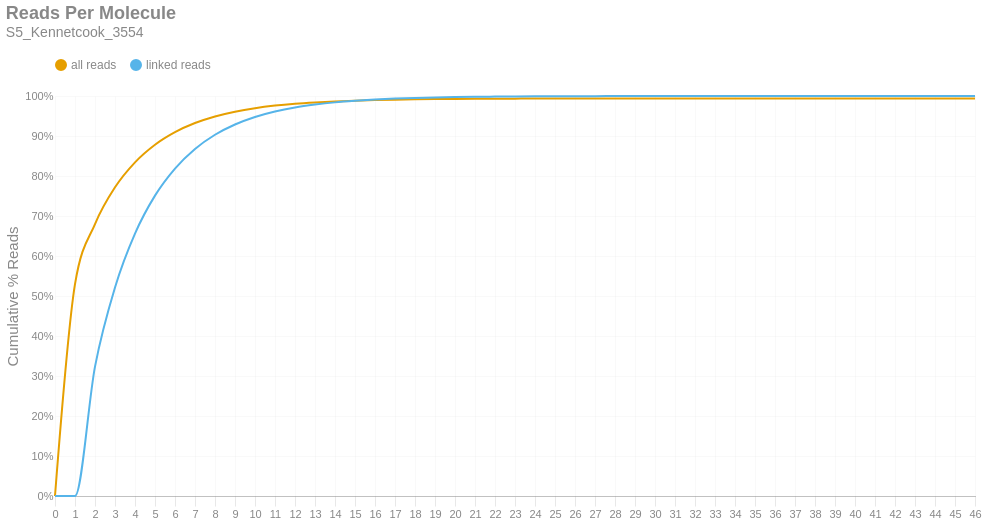

The notebook cell saved with this chart:
### Markdown cell above
### Reads per Molecule
This chart shows the cumulative distribution of the number of reads per linked molecule. That is, how many alignments are associated with a unique molecule. This excludes the number of reads associated with invalid or absent linked-read barcodes. The `linked` histogram is the percentages recalculated when disregarding singletons.

### Code cell
if SKIPLR:
    print_html(f"Skipped")
else:
    counts = np.bincount(valids['reads'].cast(pl.Int64).to_numpy())
    weighted = counts * np.arange(len(counts))
    all_perc = weighted / n_reads
    linked_perc = weighted / n_linked_reads
    linked_perc[1] = 0
    binned_df = pl.DataFrame({
        'readsper': list(range(len(counts))),
        'all reads (cumsum)': np.cumsum(all_perc).tolist(),
        'linked reads (cumsum)': np.cumsum(linked_perc).tolist(),
    })

    with SafeRender(binned_df):
        (
            density_plot(binned_df, 'Reads Per Molecule', samplename, 'readspmol')
            .encode(
                x=alt.X('readsper:O', title=None).axis(labelAngle=0).scale(padding=0),
                y=alt.Y('value:Q', title='Cumulative % Reads').axis(format='%').stack(False),
                color=alt.Color("key:N").scale(domain=["all reads", "linked reads"]),
                tooltip=[
                    alt.Tooltip("key:N", title="Data Type"),
                    alt.Tooltip("readsper:O", title="Reads Per Molecule"),
                    alt.Tooltip("value:Q", format=".2%", title="% Reads (Cum.)")
                ]            
            )
        ).display()

### Figure 1 — Vega-Lite specification as saved in the notebook (floating-point values rounded to 4 significant figures)
{"width": "container", "height": 400, "config": {"title": {"anchor": "start", "dy": -15, "fontSize": 18, "color": "#888888", "subtitleColor": "#888888", "subtitleFontSize": 14}, "arc": {"fill": "#0072B2"}, "axis": {"domainColor": "#888888", "domainWidth": 0.5, "gridWidth": 0.2, "grid": false, "titleFontWeight": 400, "titleFontSize": 15, "labelFontSize": 11, "labelColor": "#888888", "tickColor": "#888888", "tickWidth": 0.2, "titleColor": "#888888"}, "axisBand": {"grid": false}, "axisX": {"grid": true, "tickSize": 10, "domainCap": "round"}, "axisY": {"domain": false, "grid": true, "tickSize": 0, "domainCap": "round"}, "background": "transparent", "header": {"labelFontSize": 15, "labelColor": "#888888", "titleFontSize": 15, "titleFontWeight": 600, "titleColor": "#888888"}, "legend": {"labelFont": "sans-serif", "labelFontSize": 12, "labelColor": "#888888", "symbolSize": 100, "symbolType": "circle", "titleFontSize": 12, "titlePadding": 10, "titleColor": "#888888", "title": null, "orient": "top"}, "range": {"category": ["#E69F00", "#56B4E9", "#009E73", "#F0E442", "#0072B2", "#D55E00", "#CC79A7", "#000000"], "diverging": ["#cfe8f3", "#a2d4ec", "#73bfe2", "#46abdb", "#1696d2", "#12719e"]}, "area": {"fill": "#0072B2", "fillOpacity": 0.7, "line": true, "strokeOpacity": 0.7}, "line": {"color": "#0072B2", "stroke": "#0072B2", "strokeWidth": 2}, "trail": {"color": "#0072B2", "stroke": "#0072B2", "strokeWidth": 0, "size": 1}, "point": {"filled": true, "fillOpacity": 1.0, "size": 95}, "text": {"color": "#888888", "fontSize": 11, "align": "right", "fontWeight": 400, "size": 11}, "bar": {"fill": "#0072B2", "stroke": null}, "view": {"stroke": null, "continuousWidth": 660, "continuousHeight": 400}}, "data": {"name": "data-9f1b4c3c7b8981624718dc81f930adc7"}, "mark": {"type": "line", "interpolate": "monotone", "point": {"opacity": 0, "size": 275}}, "encoding": {"color": {"field": "key", "scale": {"domain": ["all reads", "linked reads"]}, "type": "nominal"}, "tooltip": [{"field": "key", "title": "Data Type", "type": "nominal"}, {"field": "readsper", "title": "Reads Per Molecule", "type": "ordinal"}, {"field": "value", "format": ".2%", "title": "% Reads (Cum.)", "type": "quantitative"}], "x": {"axis": {"labelAngle": 0}, "field": "readsper", "scale": {"padding": 0}, "title": null, "type": "ordinal"}, "y": {"axis": {"format": "%"}, "field": "value", "stack": false, "title": "Cumulative % Reads", "type": "quantitative"}}, "params": [{"name": "param_c36ac31b6afebe62", "select": {"type": "point", "fields": ["key"]}, "bind": "legend"}], "title": {"text": "Reads Per Molecule", "subtitle": "S5_Kennetcook_3554"}, "transform": [{"fold": ["all reads (cumsum)", "linked reads (cumsum)"]}, {"calculate": "replace(datum.key, ' (cumsum)', '')", "as": "key"}, {"filter": {"param": "param_c36ac31b6afebe62"}}], "usermeta": {"embedOptions": {"downloadFileName": "S5_Kennetcook_3554.readspmol"}}, "$schema": "https://vega.github.io/schema/vega-lite/v6.1.0.json", "datasets": {"data-9f1b4c3c7b8981624718dc81f930adc7": [{"readsper": 0, "all reads (cumsum)": 0.0, "linked reads (cumsum)": 0.0}, {"readsper": 1, "all reads (cumsum)": 0.5296, "linked reads (cumsum)": 0.0}, {"readsper": 2, "all reads (cumsum)": 0.6799, "linked reads (cumsum)": 0.3236}, {"readsper": 3, "all reads (cumsum)": 0.7717, "linked reads (cumsum)": 0.5214}, {"readsper": 4, "all reads (cumsum)": 0.8342, "linked reads (cumsum)": 0.656}, {"readsper": 5, "all reads (cumsum)": 0.8783, "linked reads (cumsum)": 0.7509}, {"readsper": 6, "all reads (cumsum)": 0.9097, "linked reads (cumsum)": 0.8186}, {"readsper": 7, "all reads (cumsum)": 0.9325, "linked reads (cumsum)": 0.8676}, {"readsper": 8, "all reads (cumsum)": 0.9489, "linked reads (cumsum)": 0.9031}, {"readsper": 9, "all reads (cumsum)": 0.9609, "linked reads (cumsum)": 0.9288}, {"readsper": 10, "all reads (cumsum)": 0.9696, "linked reads (cumsum)": 0.9476}, {"readsper": 11, "all reads (cumsum)": 0.976, "linked reads (cumsum)": 0.9613}, {"readsper": 12, "all reads (cumsum)": 0.9806, "linked reads (cumsum)": 0.9714}, {"readsper": 13, "all reads (cumsum)": 0.984, "linked reads (cumsum)": 0.9786}, {"readsper": 14, "all reads (cumsum)": 0.9865, "linked reads (cumsum)": 0.9841}, {"readsper": 15, "all reads (cumsum)": 0.9884, "linked reads (cumsum)": 0.988}, {"readsper": 16, "all reads (cumsum)": 0.9898, "linked reads (cumsum)": 0.9911}, {"readsper": 17, "all reads (cumsum)": 0.9909, "linked reads (cumsum)": 0.9935}, {"readsper": 18, "all reads (cumsum)": 0.9917, "linked reads (cumsum)": 0.9952}, {"readsper": 19, "all reads (cumsum)": 0.9923, "linked reads (cumsum)": 0.9965}, {"readsper": 20, "all reads (cumsum)": 0.9927, "linked reads (cumsum)": 0.9974}, {"readsper": 21, "all reads (cumsum)": 0.993, "linked reads (cumsum)": 0.9981}, {"readsper": 22, "all reads (cumsum)": 0.9932, "linked reads (cumsum)": 0.9985}, {"readsper": 23, "all reads (cumsum)": 0.9934, "linked reads (cumsum)": 0.9989}, {"readsper": 24, "all reads (cumsum)": 0.9935, "linked reads (cumsum)": 0.9991}, {"readsper": 25, "all reads (cumsum)": 0.9936, "linked reads (cumsum)": 0.9993}, {"readsper": 26, "all reads (cumsum)": 0.9937, "linked reads (cumsum)": 0.9995}, {"readsper": 27, "all reads (cumsum)": 0.9938, "linked reads (cumsum)": 0.9996}, {"readsper": 28, "all reads (cumsum)": 0.9938, "linked reads (cumsum)": 0.9998}, {"readsper": 29, "all reads (cumsum)": 0.9939, "linked reads (cumsum)": 0.9999}, {"readsper": 30, "all reads (cumsum)": 0.9939, "linked reads (cumsum)": 0.9999}, {"readsper": 31, "all reads (cumsum)": 0.9939, "linked reads (cumsum)": 0.9999}, {"readsper": 32, "all reads (cumsum)": 0.9939, "linked reads (cumsum)": 0.9999}, {"readsper": 33, "all reads (cumsum)": 0.9939, "linked reads (cumsum)": 0.9999}, {"readsper": 34, "all reads (cumsum)": 0.9939, "linked reads (cumsum)": 1.0}, {"readsper": 35, "all reads (cumsum)": 0.9939, "linked reads (cumsum)": 1.0}, {"readsper": 36, "all reads (cumsum)": 0.9939, "linked reads (cumsum)": 1.0}, {"readsper": 37, "all reads (cumsum)": 0.9939, "linked reads (cumsum)": 1.0}, {"readsper": 38, "all reads (cumsum)": 0.9939, "linked reads (cumsum)": 1.0}, {"readsper": 39, "all reads (cumsum)": 0.9939, "linked reads (cumsum)": 1.0}, {"readsper": 40, "all reads (cumsum)": 0.9939, "linked reads (cumsum)": 1.0}, {"readsper": 41, "all reads (cumsum)": 0.9939, "linked reads (cumsum)": 1.0}, {"readsper": 42, "all reads (cumsum)": 0.9939, "linked reads (cumsum)": 1.0}, {"readsper": 43, "all reads (cumsum)": 0.9939, "linked reads (cumsum)": 1.0}, {"readsper": 44, "all reads (cumsum)": 0.9939, "linked reads (cumsum)": 1.0}, {"readsper": 45, "all reads (cumsum)": 0.9939, "linked reads (cumsum)": 1.0}, {"readsper": 46, "all reads (cumsum)": 0.9939, "linked reads (cumsum)": 1.0}]}}
